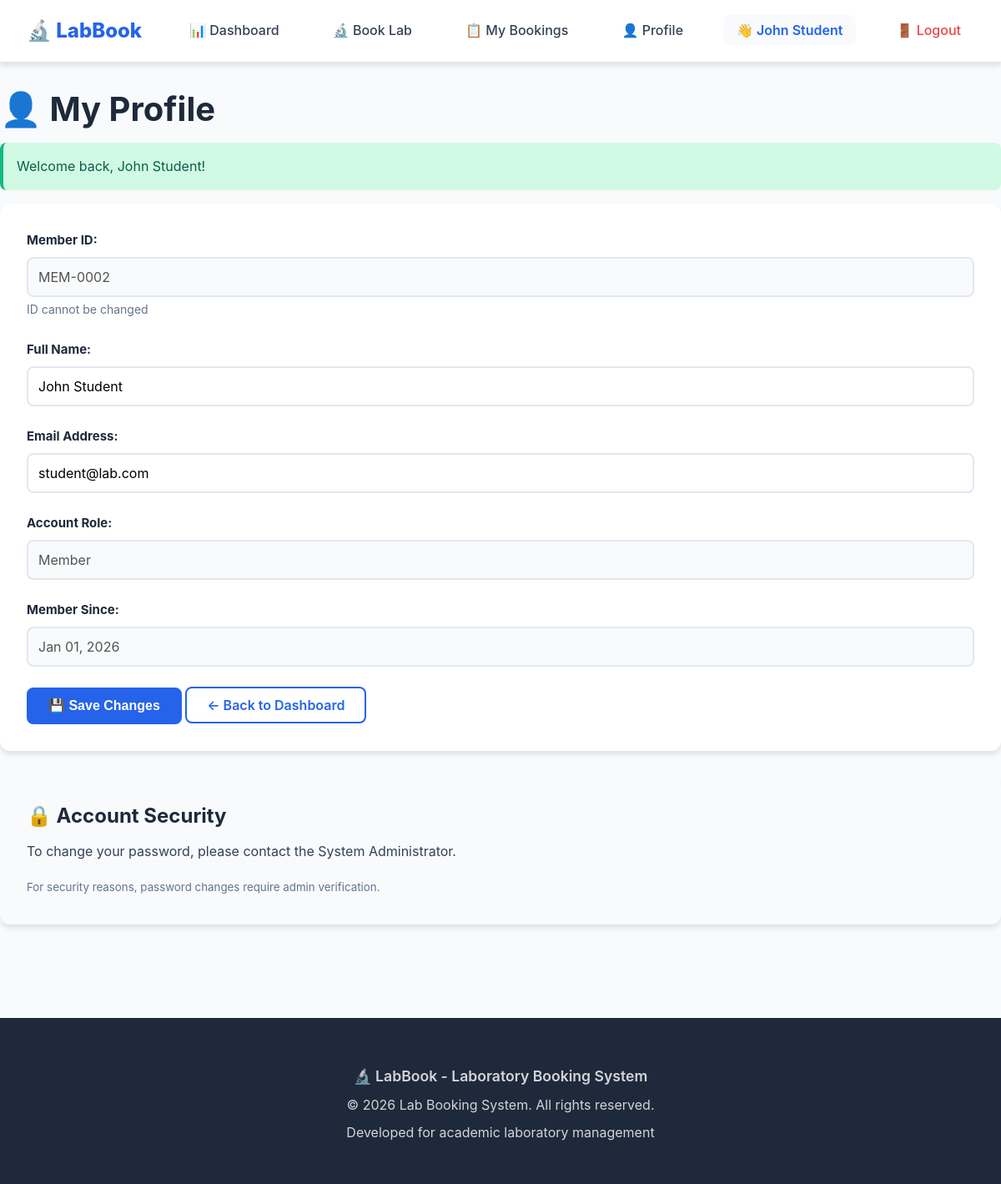
Page /member/profile.php (signed in) on the committed database.
### tables this page shows
CREATE TABLE users (
    id INT AUTO_INCREMENT PRIMARY KEY,
    full_name VARCHAR(100) NOT NULL,
    email VARCHAR(100) UNIQUE NOT NULL,
    password VARCHAR(255) NOT NULL COMMENT 'Bcrypt hashed password',
    role ENUM('member', 'admin') DEFAULT 'member',
    created_at TIMESTAMP DEFAULT CURRENT_TIMESTAMP,
    updated_at TIMESTAMP DEFAULT CURRENT_TIMESTAMP ON UPDATE CURRENT_TIMESTAMP,
    
     
    INDEX idx_email (email),
    INDEX idx_role (role)
);

### member/profile.php (the view, shortened to what this page needs)
<?php
require_once '../includes/db_connect.php';
require_once '../includes/functions.php';
$userId = getCurrentUserId();
$stmt = $pdo->prepare("SELECT * FROM users WHERE id = ?");
$stmt->execute([$userId]);
$user = $stmt->fetch();
?>
<!DOCTYPE html>
<html>
<head>
    <link rel="stylesheet" href="../assets/css/style.css">
</head>
<body>
    <?php include '../includes/header.php'; ?>
    <main class="container" style="padding: 2rem 0;">
        <h1>👤 My Profile</h1>
        <div class="card">
            <form method="POST">
                <div class="form-group">
                    <label><strong>Member ID:</strong></label>
                    <input type="text" value="MEM-<?php echo str_pad($user['id'], 4, '0', STR_PAD_LEFT); ?>" disabled>
                    <small class="form-help">ID cannot be changed</small>
                </div>
                <div class="form-group">
                    <label for="full_name"><strong>Full Name:</strong></label>
                    <input type="text"
                           id="full_name"
                           name="full_name"
                           value="<?php echo htmlspecialchars($user['full_name']); ?>"
                           required>
                </div>
                <div class="form-group">
                    <label for="email"><strong>Email Address:</strong></label>
                    <input type="email"
                           id="email"
                           name="email"
                           value="<?php echo htmlspecialchars($user['email']); ?>"
                           required>
                </div>
                <div class="form-group">
                    <label><strong>Account Role:</strong></label>
                    <input type="text" value="<?php echo ucfirst($user['role']); ?>" disabled>
                </div>
                <div class="form-group">
                    <label><strong>Member Since:</strong></label>
                    <input type="text" value="<?php echo formatDate($user['created_at']); ?>" disabled>
                </div>
                <button type="submit" name="update_profile" class="btn btn-primary">💾 Save Changes</button>
                <a href="dashboard.php" class="btn btn-secondary">← Back to Dashboard</a>
            </form>
        </div>
        <div class="card" style="margin-top: 2rem; background: var(--light);">
            <h3>🔒 Account Security</h3>
            <p>To change your password, please contact the System Administrator.</p>
            <p style="margin: 0;"><small style="color: var(--text-light);">For security reasons, password changes require admin verification.</small></p>
        </div>
    </main>
    <?php include '../includes/footer.php'; ?>
</body>
</html>

### assets/css/style.css (style rules this page uses)
:root { --primary-color: #2563eb; --primary-hover: #1d4ed8; --primary-light: #dbeafe; --secondary-color: #7c3aed; --secondary-hover: #6d28d9; --success-color: #10b981; --success-light: #d1fae5; --danger-color: #ef4444; --danger-light: #fee2e2; --warning-color: #f59e0b; --warning-light: #fef3c7; --info-color: #3b82f6; --info-light: #dbeafe; --dark: #1e293b; --dark-hover: #0f172a; --text: #334155; --text-light: #64748b; --light: #f8fafc; --white: #ffffff; --border: #e2e8f0; --border-hover: #cbd5e1; --shadow-sm: 0 1px 2px rgba(0, 0, 0, 0.05); --shadow: 0 4px 6px rgba(0, 0, 0, 0.1); --shadow-md: 0 8px 16px rgba(0, 0, 0, 0.1); --shadow-lg: 0 20px 25px rgba(0, 0, 0, 0.15); --spacing-xs: 0.25rem; --spacing-sm: 0.5rem; --spacing-md: 1rem; --spacing-lg: 1.5rem; --spacing-xl: 2rem; --spacing-2xl: 3rem; --radius-sm: 4px; --radius: 8px; --radius-lg: 12px; --radius-xl: 16px; --radius-full: 9999px; --transition-fast: 150ms ease; --transition: 300ms ease; --transition-slow: 500ms ease; }
* { margin: 0; padding: 0; box-sizing: border-box; }
html { font-size: 16px; scroll-behavior: smooth; }
body { font-family: -apple-system, BlinkMacSystemFont, 'Segoe UI', Roboto, Oxygen, Ubuntu, Cantarell, sans-serif; line-height: 1.6; color: var(--text); background: var(--light); -webkit-font-smoothing: antialiased; -moz-osx-font-smoothing: grayscale; }
h1, h2, h3, h4, h5, h6 { color: var(--dark); font-weight: 700; line-height: 1.2; margin-bottom: var(--spacing-md); }
h1 { font-size: 2.5rem; }
h3 { font-size: 1.5rem; }
p { margin-bottom: var(--spacing-md); }
a { color: var(--primary-color); text-decoration: none; transition: color var(--transition-fast); }
.container { max-width: 1200px; margin: 0 auto; padding: 0 var(--spacing-xl); width: 100%; }
.btn { display: inline-flex; align-items: center; justify-content: center; gap: var(--spacing-sm); padding: 0.75rem 1.5rem; border-radius: var(--radius); text-decoration: none; font-weight: 600; font-size: 1rem; transition: all var(--transition-fast); border: 2px solid transparent; cursor: pointer; white-space: nowrap; line-height: 1; }
.btn-primary { background: var(--primary-color); color: var(--white); border-color: var(--primary-color); }
.btn-secondary { background: var(--white); color: var(--primary-color); border-color: var(--primary-color); }
.card { background: var(--white); border-radius: var(--radius-lg); box-shadow: var(--shadow); padding: var(--spacing-xl); margin-bottom: var(--spacing-xl); transition: transform var(--transition), box-shadow var(--transition); }
.form-group { margin-bottom: var(--spacing-lg); }
.form-group label { display: block; margin-bottom: var(--spacing-sm); font-weight: 600; color: var(--dark); font-size: 0.9375rem; }
.form-group input, .form-group select, .form-group textarea { width: 100%; padding: 0.75rem; border: 2px solid var(--border); border-radius: var(--radius); font-size: 1rem; font-family: inherit; transition: all var(--transition-fast); background: var(--white); }
.form-group input:disabled, .form-group select:disabled, .form-group textarea:disabled { background: var(--light); cursor: not-allowed; }
.form-help { color: var(--text-light); font-size: 0.875rem; margin-top: var(--spacing-xs); display: block; }

### rows in the picture
users: id "MEM-0002", full_name "John Student", email "student@lab.com", role "Member", created_at "Jan 01, 2026"

### other values in the picture
$_SESSION['user_name'] "John Student"
$message "Welcome back, John Student!"
